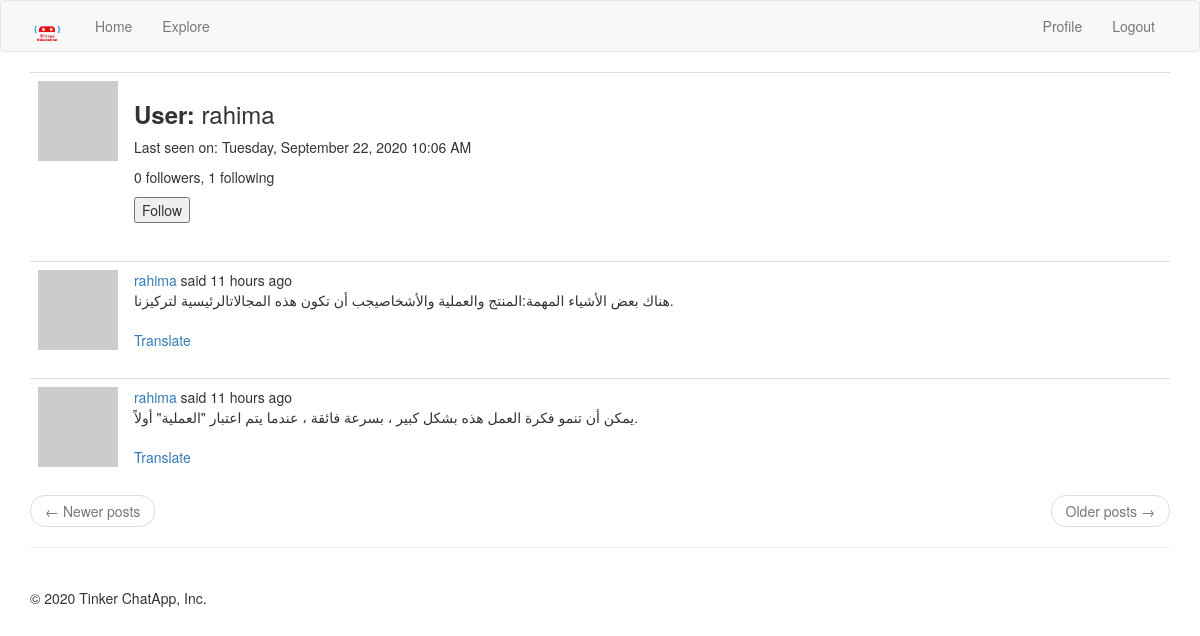
Page /profile/rahima (signed in) on the earlier database version.
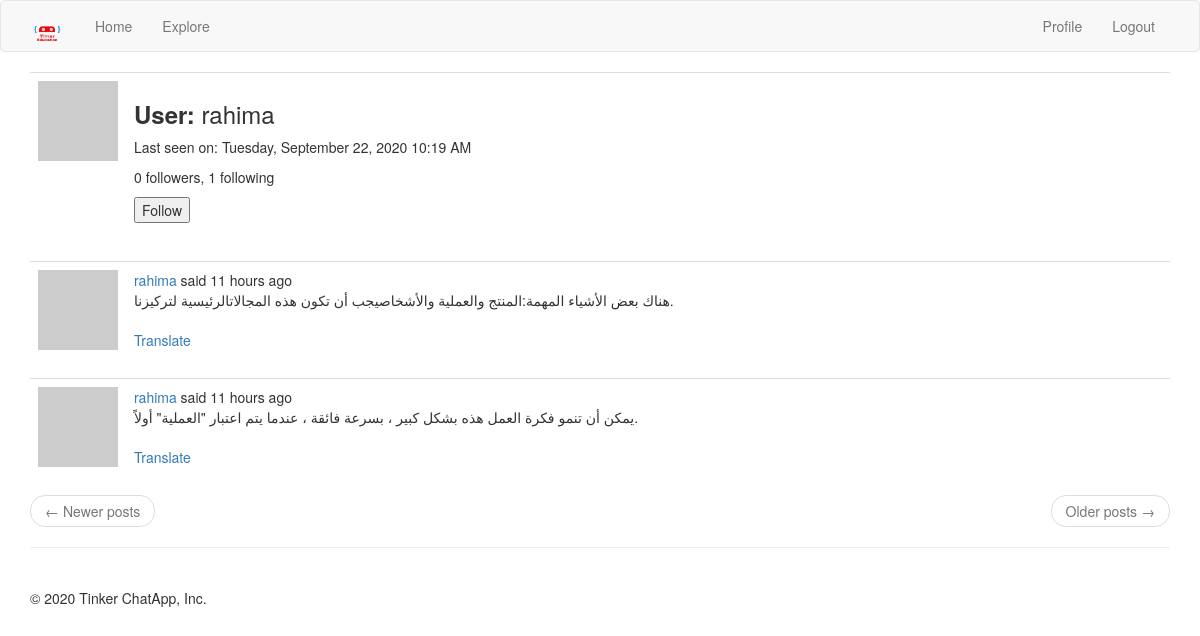
Same page on the later database version.
### app/models.py (models this page shows, shortened)
class User( UserMixin ,db.Model):
    id = db.Column(db.Integer, primary_key = True)
    username = db.Column(db.String(64), unique = True, index = True)
    email = db.Column(db.String(120), unique = True, index = True)
    password_hash = db.Column(db.String(128))
    posts = db.relationship('Post', backref = 'author', lazy = 'dynamic')
    about_me = db.Column(db.String(140))
    last_seen = db.Column(db.DateTime, default = datetime.utcnow)
    followed = db.relationship(
        'User',
        secondary = followers,
        primaryjoin = (followers.c.follower_id == id),
        secondaryjoin = (followers.c.followed_id == id),
        backref = db.backref('followers', lazy = 'dynamic'),
        lazy = 'dynamic'
    )
    def avatar(self, size):
        digest = md5(self.email.lower().encode('utf-8')).hexdigest()
        return 'https://www.gravatar.com/avatar/{}?d=identicon&s={}'.format(digest, size)
    def is_following(self, user):
        return self.followed.filter(followers.c.followed_id == user.id).count() > 0

class Post(db.Model):
    id = db.Column(db.Integer, primary_key = True)
    body = db.Column(db.String(140))
    timestamp = db.Column(db.DateTime, index = True, default = datetime.utcnow)
    user_id = db.Column(db.Integer, db.ForeignKey('user.id'))
    language = db.Column(db.String(5))

### app/routes.py (the view)
@app.route('/profile/<username>')
@login_required
def profile(username):
    user = User.query.filter_by(username = username).first_or_404()
    form = EmptyForm()
    page = request.args.get('page', 1, type=int)
    posts = user.posts.order_by(Post.timestamp.desc()).paginate(
        page, app.config['POSTS_PER_PAGE'], False
    )
    next_url = url_for('profile', username = username, page = posts.next_num) \
        if posts.has_next else None
    prev_url = url_for('profile', username = username, page = posts.prev_num) \
        if posts.has_prev else None
    return render_template('profile.html', title = 'Profile', user = user, form = form, posts = posts.items, next_url = next_url, prev_url = prev_url)

### app/forms.py
class EmptyForm(FlaskForm):
    submit = SubmitField('Submit')

### app/models.py (called while the page is built)
@login.user_loader
def load_user(id):
    return User.query.get(int(id))

### app/routes.py (called while the page is built)
@app.before_request
def before_request():
    if current_user.is_authenticated:
        current_user.last_seen = datetime.utcnow()
        db.session.commit()
    g.locale = str(get_locale())

### app/templates/profile.html (shortened to what this page needs)
{% extends 'base.html' %}
{% import 'bootstrap/wtf.html' as wtf %}
{% block app_content %}
    <table class="table">
        <tr valign = 'top'>
            <td width = '70px'>
                <img src="{{ user.avatar(128) }}">
            </td>
            <td>
                <h3><b>{{ _('User') }}: </b>{{ user.username }}</h3>
                {% if user.last_seen %}<p>{{ _('Last seen on') }}: {{ moment(user.last_seen).format('LLLL') }}</p>{% endif %}
                <p>{{ user.followers.count() }} followers, {{ user.followed.count() }} following</p>
                {% if user == current_user %}
                    <a href="{{ url_for('edit_profile') }}">{{ _('Edit Your Profile') }}</a>
                {% elif not current_user.is_following(user) %}
                    <p>
                        <form action="{{ url_for('follow', username = user.username) }}" method="POST">
                            {{ form.submit(value='Follow') }}
                        </form>
                    </p>
                {% endif %}
            </td>
        </tr>
    </table>
    {% for post in posts %}
        {% include '_posts.html' %}
    {% endfor %}
    <nav aria-label="...">
        <ul class="pager">
            <li class="previous{% if not prev_url %} disabled{% endif %}">
                <a href="{{ prev_url or '#' }}">
                    <span aria-hidden="true">&larr;</span> Newer posts
                </a>
            </li>
            <li class="next{% if not next_url %} disabled{% endif %}">
                <a href="{{ next_url or '#' }}">
                    Older posts <span aria-hidden="true">&rarr;</span>
                </a>
            </li>
        </ul>
    </nav>
{% endblock %}

### app/templates/base.html (shortened to what this page needs)
{% extends 'bootstrap/base.html' %}
{% block head %}
{{super()}}
{% endblock %}
{% block navbar %}
<nav class="navbar navbar-default">
    <div class="container">
        <div class="navbar-header">
            <a class="navbar-brand" href="{{ url_for('home') }}"><img src="{{url_for('static', filename = 'images/tinker_logo.png')}}" width="35", height="35"></a>
        </div>
        <div class="collapse navbar-collapse" id="bs-example-navbar-collapse-1">
            <ul class="nav navbar-nav">
                <li><a href="{{ url_for('home') }}">Home</a></li>
                <li><a href="{{ url_for('explore') }}">Explore</a></li>
            </ul>
            <ul class="nav navbar-nav navbar-right">
            {% if current_user.is_anonymous %}
                <li><a href="{{ url_for('login') }}">Login</a></li>
            {% else %}
                <li><a href="{{ url_for('profile', username = current_user.username) }}">Profile</a></li>
                <li><a href="{{ url_for('logout') }}">Logout</a></li>
            {% endif %}
        </div>
    </div>
</nav>
{% endblock %}
{% block content %}
    <div class="container">
        {% block app_content %}
        {% endblock %}
        <hr><br>{{super()}}
        {%- block footer %}
            <footer>&copy; {{moment().format('YYYY') }} Tinker ChatApp, Inc.</footer>
        {%- endblock footer %}
    </div>
{% endblock %}

### app/templates/_posts.html (shortened to what this page needs)
<table class="table table-hover">
    <tr valign = 'top'>
        <td width="70px">
            <a href="{{ url_for('profile', username=post.author.username) }}">
                <img src="{{ post.author.avatar(36) }}" />
            </a>
        </td>
        <td>
            {{ _('%(username)s said %(when)s',
                username=user_link, when=moment(post.timestamp).fromNow()) }}
            <br>
            <span id="post{{ post.id }}">{{ post.body }}</span>
            {% if post.language and post.language != g.locale %}
                <br><br>
                <span id="translation{{ post.id }}">
                    <a href="javascript:translate(
                                '#post{{ post.id }}',
                                '#translation{{ post.id }}',
                                '{{ post.language }}',
                                '{{ g.locale }}');">{{ _('Translate') }}</a>
                </span>
            {% endif %}
        </td>
    </tr>
</table>

Differences in the rows shown:
changed User "rahima": last_seen "Tuesday, September 22, 2020 10:06 AM" → "Tuesday, September 22, 2020 10:19 AM"
